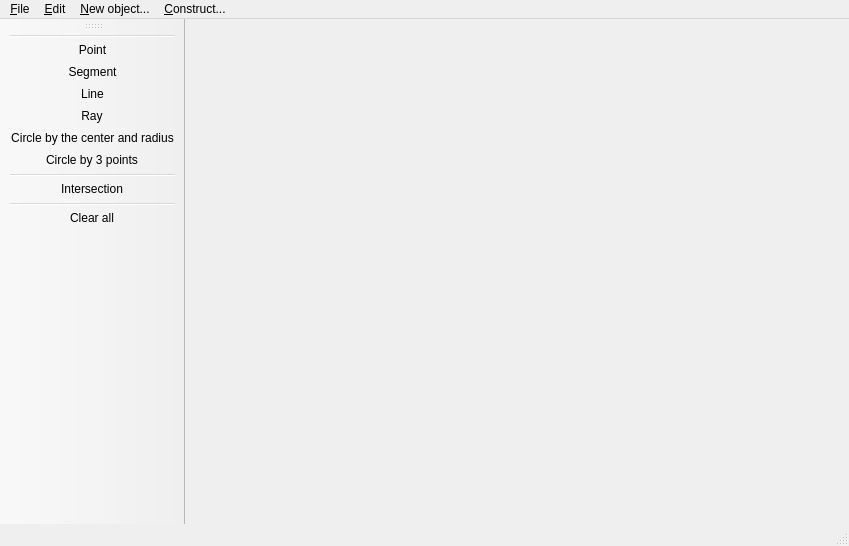
<?xml version="1.0" encoding="UTF-8"?>
<ui version="4.0">
 <class>GeoPro</class>
 <widget class="QMainWindow" name="GeoPro">
  <property name="geometry">
   <rect>
    <x>0</x>
    <y>0</y>
    <width>849</width>
    <height>546</height>
   </rect>
  </property>
  <property name="windowTitle">
   <string>GeoPro</string>
  </property>
  <property name="windowIcon">
   <iconset>
    <normaloff>../Изображения/Снимок экрана от 2022-01-13 23-40-10.png</normaloff>../Изображения/Снимок экрана от 2022-01-13 23-40-10.png</iconset>
  </property>
  <widget class="QWidget" name="centralWidget">
   <layout class="QHBoxLayout" name="horizontalLayout"/>
  </widget>
  <widget class="QMenuBar" name="menuBar">
   <property name="geometry">
    <rect>
     <x>0</x>
     <y>0</y>
     <width>849</width>
     <height>22</height>
    </rect>
   </property>
   <widget class="QMenu" name="menuFile">
    <property name="title">
     <string>&amp;File</string>
    </property>
    <addaction name="actionNew"/>
    <addaction name="actionOpen"/>
    <addaction name="actionSave"/>
    <addaction name="actionSave_as"/>
    <addaction name="actionPrint"/>
    <addaction name="actionClose"/>
   </widget>
   <widget class="QMenu" name="menuEdit">
    <property name="title">
     <string>&amp;Edit</string>
    </property>
    <addaction name="actionUndo"/>
    <addaction name="actionRedo"/>
    <addaction name="actionDelete_selected_objects"/>
    <addaction name="actionClear_all"/>
   </widget>
   <widget class="QMenu" name="menuNew_object">
    <property name="title">
     <string>&amp;New object...</string>
    </property>
    <addaction name="actionPoint"/>
    <addaction name="actionSegment"/>
    <addaction name="actionLine"/>
    <addaction name="actionRay"/>
    <addaction name="actionCircle_by_the_center_radius"/>
    <addaction name="actionCircle_by_3_points"/>
   </widget>
   <widget class="QMenu" name="menuConstruct">
    <property name="title">
     <string>&amp;Construct...</string>
    </property>
    <addaction name="actionIntersection"/>
   </widget>
   <addaction name="menuFile"/>
   <addaction name="menuEdit"/>
   <addaction name="menuNew_object"/>
   <addaction name="menuConstruct"/>
  </widget>
  <widget class="QToolBar" name="mainToolBar">
   <property name="sizePolicy">
    <sizepolicy hsizetype="Fixed" vsizetype="Preferred">
     <horstretch>0</horstretch>
     <verstretch>0</verstretch>
    </sizepolicy>
   </property>
   <property name="cursor">
    <cursorShape>OpenHandCursor</cursorShape>
   </property>
   <attribute name="toolBarArea">
    <enum>LeftToolBarArea</enum>
   </attribute>
   <attribute name="toolBarBreak">
    <bool>false</bool>
   </attribute>
   <addaction name="separator"/>
   <addaction name="actionPoint"/>
   <addaction name="actionSegment"/>
   <addaction name="actionLine"/>
   <addaction name="actionRay"/>
   <addaction name="actionCircle_by_the_center_radius"/>
   <addaction name="actionCircle_by_3_points"/>
   <addaction name="separator"/>
   <addaction name="actionIntersection"/>
   <addaction name="separator"/>
   <addaction name="actionClear_all"/>
  </widget>
  <widget class="QStatusBar" name="statusBar"/>
  <action name="actionOpen">
   <property name="enabled">
    <bool>false</bool>
   </property>
   <property name="text">
    <string>&amp;Open</string>
   </property>
   <property name="toolTip">
    <string>Open project</string>
   </property>
   <property name="shortcut">
    <string>Ctrl+O</string>
   </property>
  </action>
  <action name="actionSave">
   <property name="enabled">
    <bool>false</bool>
   </property>
   <property name="text">
    <string>&amp;Save</string>
   </property>
   <property name="shortcut">
    <string>Ctrl+S</string>
   </property>
  </action>
  <action name="actionSave_as">
   <property name="enabled">
    <bool>false</bool>
   </property>
   <property name="text">
    <string>Save &amp;as...</string>
   </property>
   <property name="shortcut">
    <string>Ctrl+Shift+S</string>
   </property>
  </action>
  <action name="actionClose">
   <property name="icon">
    <iconset resource="res.qrc">
     <normaloff>:/resources/img/close.png</normaloff>:/resources/img/close.png</iconset>
   </property>
   <property name="text">
    <string>&amp;Close</string>
   </property>
  </action>
  <action name="actionNew">
   <property name="enabled">
    <bool>false</bool>
   </property>
   <property name="text">
    <string>&amp;New</string>
   </property>
   <property name="toolTip">
    <string>Create new project</string>
   </property>
  </action>
  <action name="actionUndo">
   <property name="enabled">
    <bool>false</bool>
   </property>
   <property name="text">
    <string>&amp;Undo</string>
   </property>
   <property name="toolTip">
    <string>Undo last action</string>
   </property>
   <property name="shortcut">
    <string>Ctrl+Z</string>
   </property>
  </action>
  <action name="actionRedo">
   <property name="enabled">
    <bool>false</bool>
   </property>
   <property name="text">
    <string>&amp;Redo</string>
   </property>
   <property name="shortcut">
    <string>Ctrl+Shift+Z</string>
   </property>
  </action>
  <action name="actionPoint">
   <property name="text">
    <string>&amp;Point</string>
   </property>
  </action>
  <action name="actionSegment">
   <property name="text">
    <string>&amp;Segment</string>
   </property>
  </action>
  <action name="actionLine">
   <property name="text">
    <string>&amp;Line</string>
   </property>
  </action>
  <action name="actionRay">
   <property name="text">
    <string>&amp;Ray</string>
   </property>
  </action>
  <action name="actionCircle_by_the_center_radius">
   <property name="text">
    <string>&amp;Circle by the center and radius</string>
   </property>
  </action>
  <action name="actionCircle_by_3_points">
   <property name="text">
    <string>Circle &amp;by 3 points</string>
   </property>
  </action>
  <action name="actionClear_all">
   <property name="text">
    <string>&amp;Clear all</string>
   </property>
  </action>
  <action name="actionPrint">
   <property name="enabled">
    <bool>false</bool>
   </property>
   <property name="text">
    <string>&amp;Print...</string>
   </property>
   <property name="visible">
    <bool>true</bool>
   </property>
  </action>
  <action name="actionDelete_selected_objects">
   <property name="text">
    <string>&amp;Delete selected objects</string>
   </property>
   <property name="shortcut">
    <string>Del</string>
   </property>
  </action>
  <action name="actionIntersection">
   <property name="text">
    <string>Intersection</string>
   </property>
  </action>
 </widget>
 <layoutdefault spacing="6" margin="11"/>
 <resources>
  <include location="res.qrc"/>
 </resources>
 <connections>
  <connection>
   <sender>actionClose</sender>
   <signal>triggered()</signal>
   <receiver>GeoPro</receiver>
   <slot>close()</slot>
   <hints>
    <hint type="sourcelabel">
     <x>-1</x>
     <y>-1</y>
    </hint>
    <hint type="destinationlabel">
     <x>463</x>
     <y>306</y>
    </hint>
   </hints>
  </connection>
 </connections>
</ui>
